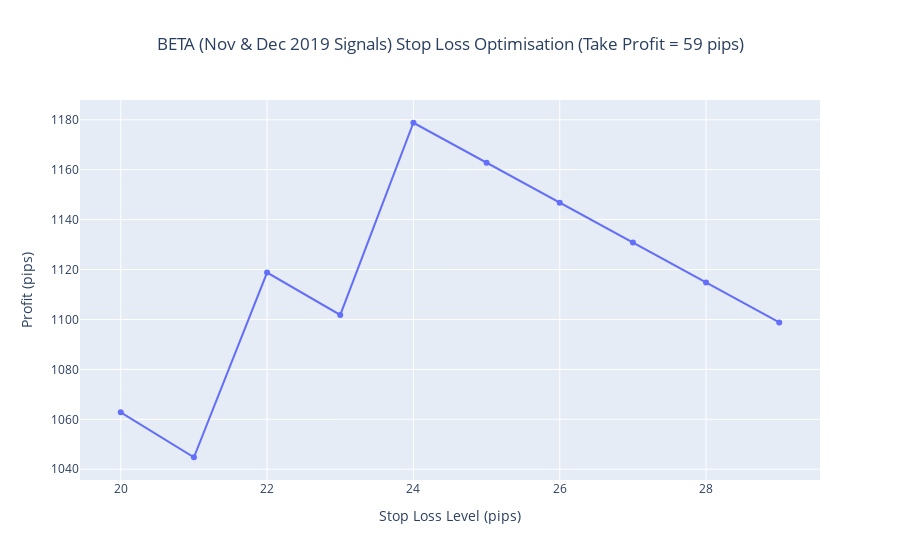

Notebook source saved alongside this figure:
### Code cell
fig = go.Figure(data=go.Scatter(x=list(stops), y=profits))
fig.update_layout(
    title="BETA (Nov & Dec 2019 Signals) Stop Loss Optimisation (Take Profit = 59 pips)",
    title_x=0.5,
    xaxis_title="Stop Loss Level (pips)",
    yaxis_title="Profit (pips)"
)
fig.show()

### Figure 1 — Plotly figure (JSON) as saved in the notebook; plotly's stock layout.template omitted (floating-point values rounded to 4 significant figures)
{"data": [{"type": "scatter", "x": [20, 21, 22, 23, 24, 25, 26, 27, 28, 29], "y": [1063.0, 1045.0, 1119.0, 1102.0, 1179.0, 1163.0, 1147.0, 1131.0, 1115.0, 1099.0]}], "layout": {"title": {"text": "BETA (Nov & Dec 2019 Signals) Stop Loss Optimisation (Take Profit = 59 pips)", "x": 0.5}, "xaxis": {"title": {"text": "Stop Loss Level (pips)"}}, "yaxis": {"title": {"text": "Profit (pips)"}}}}
